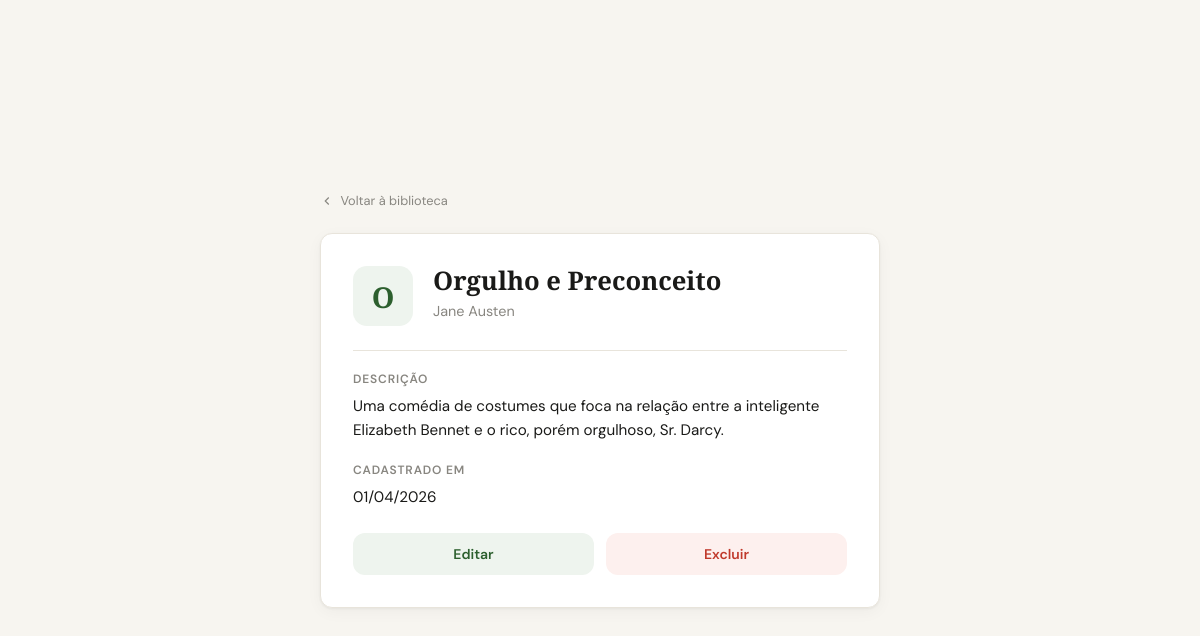
The app's page /livros/orgulho-e-preconceito/ (signed in) with its own data.
### pastaApp/models.py (models this page shows, shortened)
class Livros(models.Model):
    usuario = models.ForeignKey(User, on_delete=models.CASCADE)
    livro = models.CharField(max_length=200)
    autor = models.CharField(max_length=200)
    descricao = models.TextField(null=True, blank=True)
    slug = models.SlugField(unique=True, blank=True)
    criada_em = models.DateTimeField(auto_now_add=True)

### pastaApp/views.py (the view)
# urls.py: path('<slug:slug>/', views.detalhe_livro, name='detalhe_livro'),
@login_required
def detalhe_livro(request, slug):
    livro = get_object_or_404(Livros, slug=slug, usuario=request.user)
    return render(request, 'pastaApp/detalhe_livro.html', {'livro': livro})

### pastaApp/templates/pastaApp/detalhe_livro.html (shortened to what this page needs)
{% load static %}
<!DOCTYPE html>
<html lang="pt-br">
<head>
</head>
<body>
  <div class="wrapper">
    <a href="{% url 'lista_livros' %}" class="back-link">
      <svg width="14" height="14" viewBox="0 0 24 24" fill="none" stroke="currentColor" stroke-width="2"><polyline points="15 18 9 12 15 6"/></svg>
      Voltar à biblioteca
    </a>
    <div class="card">
      <div class="livro-header">
        <div class="livro-avatar">{{ livro.livro|first|upper }}</div>
        <div>
          <div class="livro-titulo">{{ livro.livro }}</div>
          <div class="livro-autor">{{ livro.autor }}</div>
        </div>
      </div>
      <div class="divider"></div>
      <div class="info-label">Descrição</div>
      {% if livro.descricao %}
        <div class="info-value">{{ livro.descricao }}</div>
      {% else %}
        <div class="info-value muted">Sem descrição.</div>
      {% endif %}
      <div class="info-label">Cadastrado em</div>
      <div class="info-value">{{ livro.criada_em|date:"d/m/Y" }}</div>
      <div class="btn-row">
        <a href="{% url 'editar_livro' livro.slug %}" class="btn btn-editar">Editar</a>
        <a href="{% url 'deletar_livro' livro.slug %}" class="btn btn-deletar">Excluir</a>
      </div>
    </div>
  </div>
</body>
</html>

### pastaApp/templates/pastaApp/detalhe_livro.html (style rules this page uses)
*, *::before, *::after { box-sizing: border-box; margin: 0; padding: 0; }
:root { --bg: #f7f5f0; --surface: #ffffff; --border: #e8e4db; --accent: #2c5f2e; --accent-lt: #eef4ee; --red: #c0392b; --red-lt: #fdf0ee; --text: #1a1a18; --muted: #888680; --radius: 12px; --shadow: 0 1px 3px rgba(0,0,0,0.06), 0 4px 16px rgba(0,0,0,0.04); }
body { background: var(--bg); color: var(--text); font-family: 'DM Sans', sans-serif; min-height: 100vh; display: flex; align-items: center; justify-content: center; padding: 2rem 1.5rem; }
.wrapper { width: 100%; max-width: 560px; animation: fadeUp 0.4s ease both; }
.back-link { display: inline-flex; align-items: center; gap: 0.4rem; font-size: 0.8rem; color: var(--muted); text-decoration: none; margin-bottom: 1.5rem; transition: color 0.2s; }
.card { background: var(--surface); border: 1px solid var(--border); border-radius: var(--radius); padding: 2rem; box-shadow: var(--shadow); }
.livro-header { display: flex; gap: 1.25rem; align-items: flex-start; margin-bottom: 1.5rem; }
.livro-avatar { width: 60px; height: 60px; background: var(--accent-lt); border-radius: 14px; display: flex; align-items: center; justify-content: center; font-family: 'Playfair Display', serif; font-size: 1.8rem; font-weight: 700; color: var(--accent); flex-shrink: 0; }
.livro-titulo { font-family: 'Playfair Display', serif; font-size: 1.6rem; font-weight: 700; color: var(--text); line-height: 1.2; }
.livro-autor { font-size: 0.9rem; color: var(--muted); margin-top: 0.3rem; }
.divider { height: 1px; background: var(--border); margin: 1.25rem 0; }
.info-label { font-size: 0.75rem; font-weight: 600; color: var(--muted); text-transform: uppercase; letter-spacing: 0.07em; margin-bottom: 0.4rem; }
.info-value { font-size: 0.95rem; color: var(--text); line-height: 1.6; margin-bottom: 1.25rem; }
.btn-row { display: flex; gap: 0.75rem; margin-top: 1.5rem; }
.btn { flex: 1; padding: 0.75rem; border-radius: var(--radius); font-family: 'DM Sans', sans-serif; font-size: 0.875rem; font-weight: 600; text-decoration: none; text-align: center; transition: all 0.2s; border: none; cursor: pointer; }
.btn-editar { background: var(--accent-lt); color: var(--accent); }
.btn-deletar { background: var(--red-lt); color: var(--red); }

### records on screen
Livros: livro|first "O", livro "Orgulho e Preconceito", autor "Jane Austen", descricao "Uma comédia de costumes que foca na relação entre a inteligente Elizabeth Bennet e o rico, porém orgulhoso, Sr. Darcy.", criada_em "01/04/2026"
